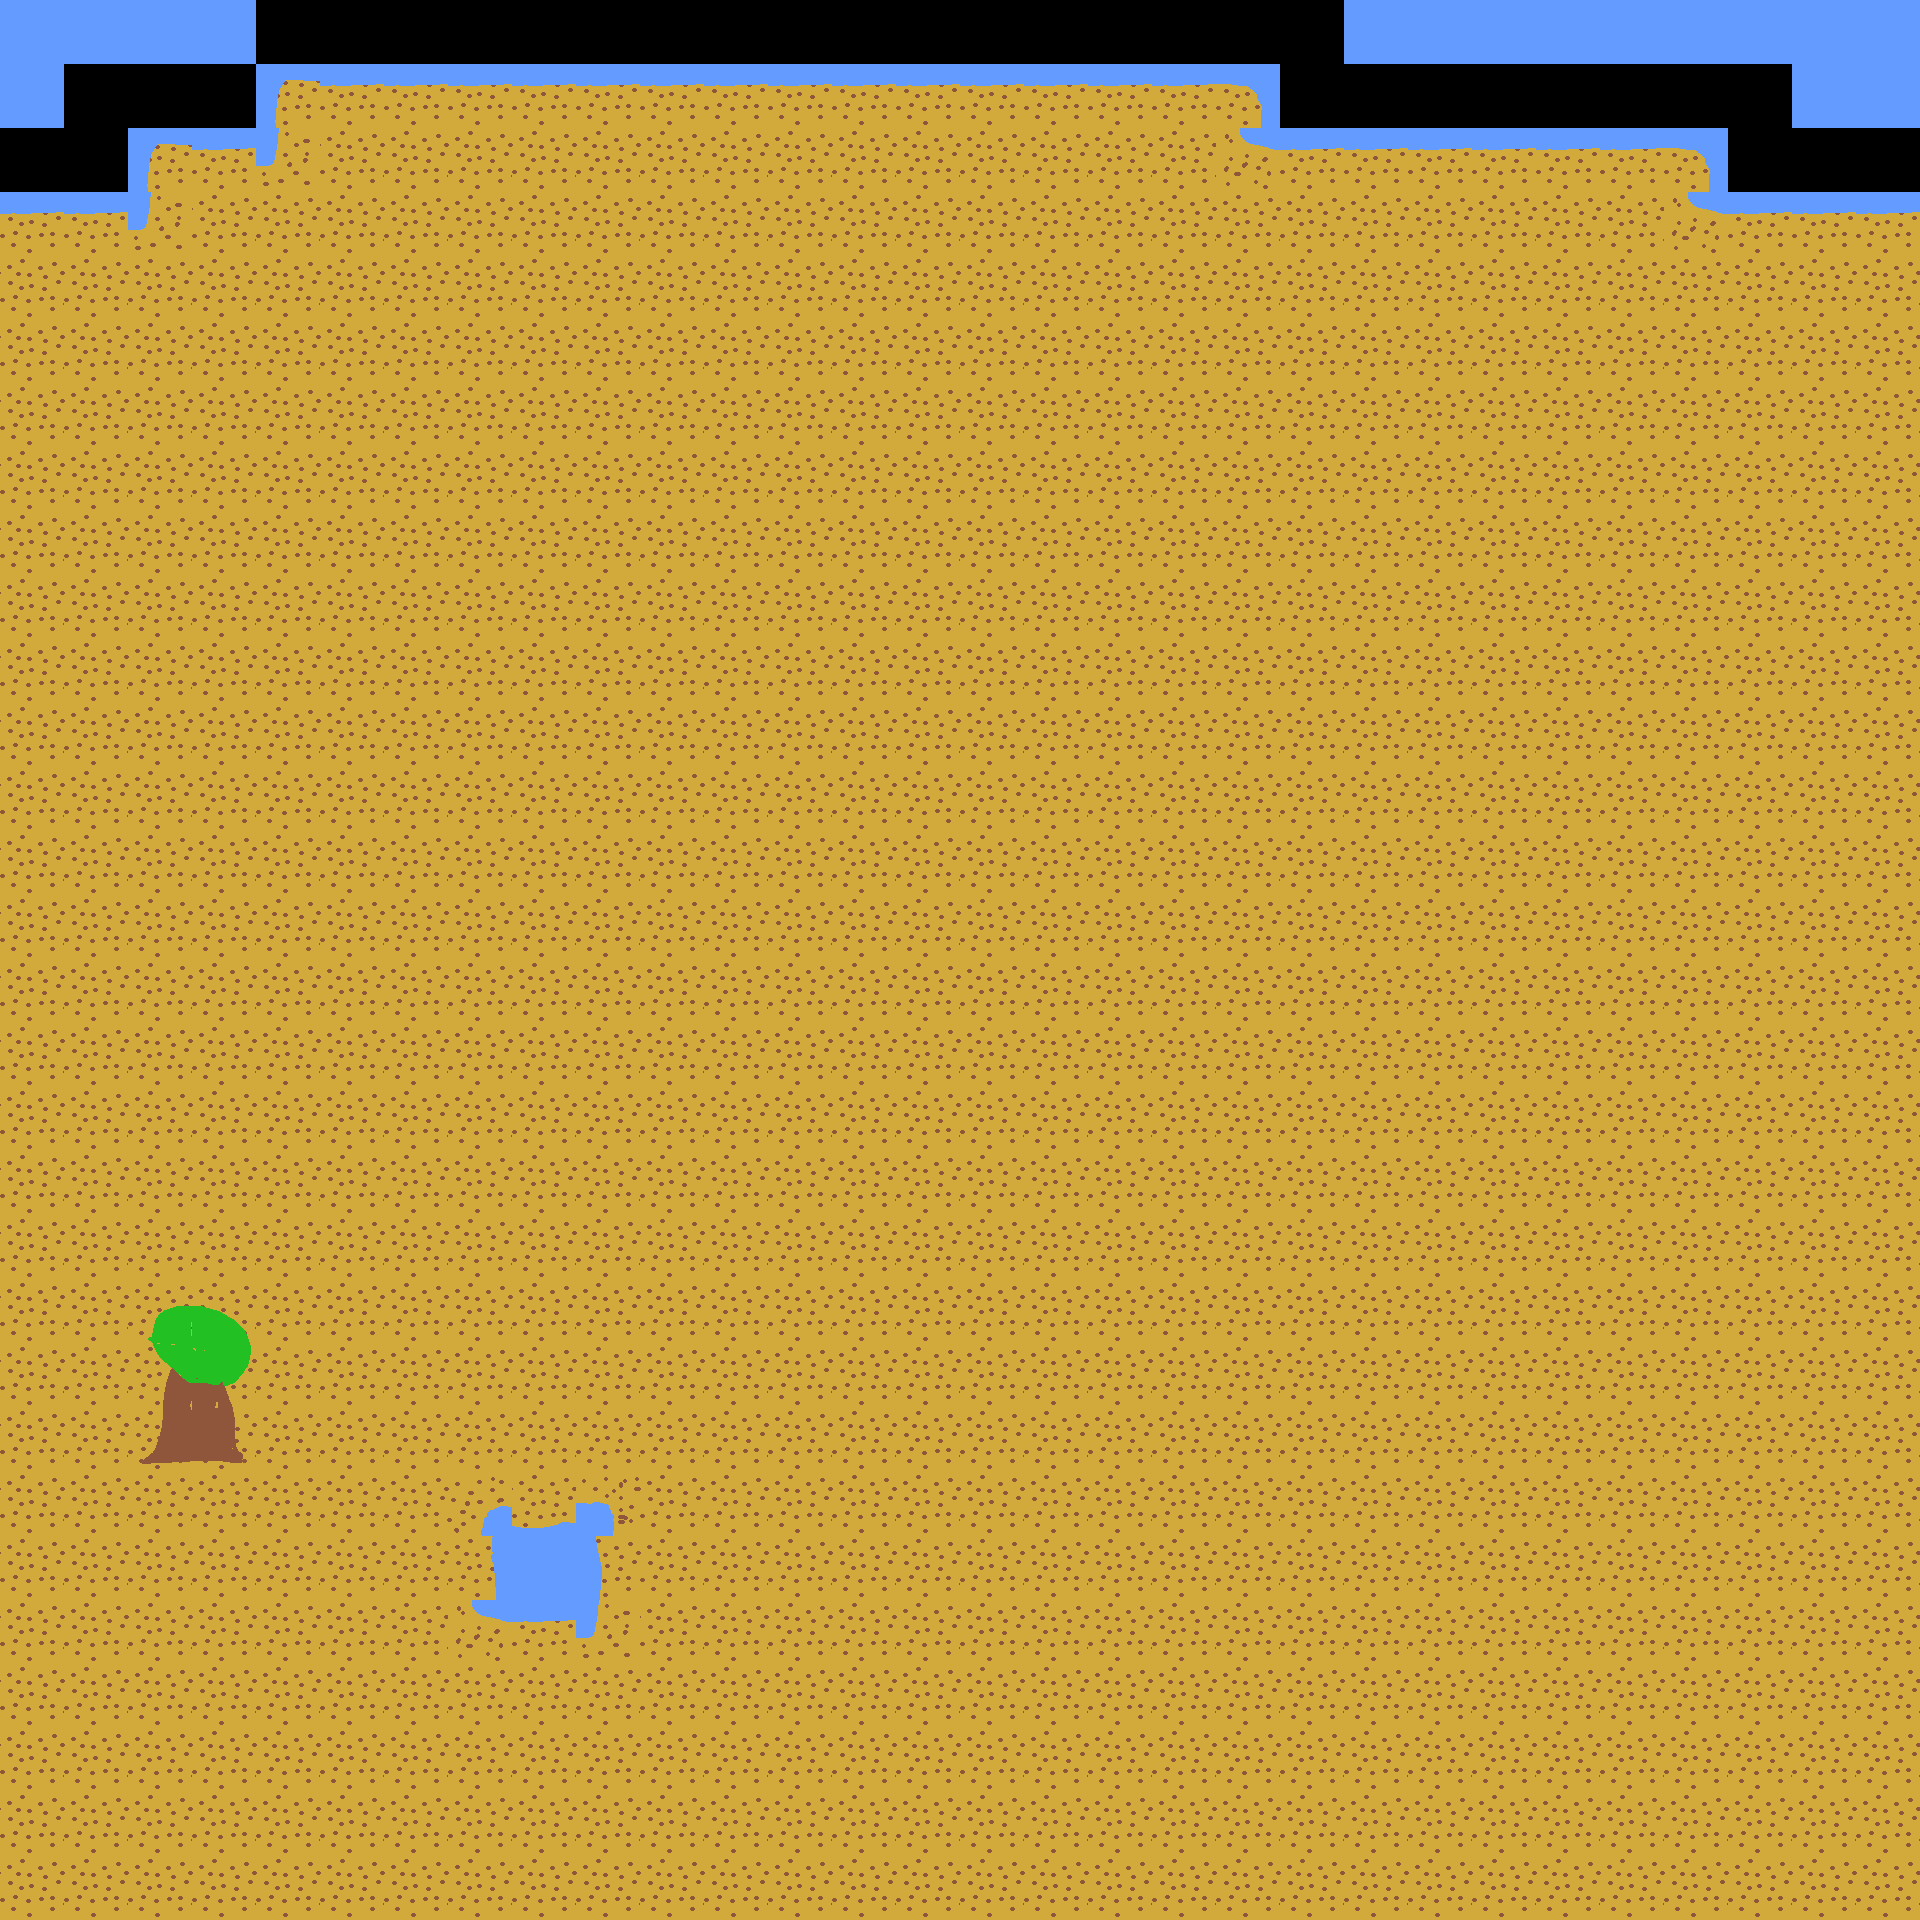

This is a level from a 2D game, rendered from its Tiled map with the project's own tilesets. A one-line summary and the map file follow, with tile-layer data summarised:
An orthogonal 30x30 tile map with 64x64 px tiles, 3 tile layers (ground, details, collision_tiles), 2 tilesets and 35 objects (11x rock, 10x grass, 7x column, 4x collision, 2x player, ...).

<map version="1.10" tiledversion="1.12.2" orientation="orthogonal" renderorder="right-down" width="30" height="30" tilewidth="64" tileheight="64" infinite="0" nextlayerid="7" nextobjectid="68">
 <editorsettings>
  <export target="../../assets/graphics/maps/testMap.csv" format="csv" />
 </editorsettings>
 <tileset firstgid="1" name="test-tiles" tilewidth="64" tileheight="64" tilecount="64" columns="8">
  <image source="../../graphics/tilesets/floor.png" width="512" height="512" />
 </tileset>
 <tileset firstgid="65" source="objects.tsx" />
 <layer id="1" name="ground" width="30" height="30">
  <data>[900 cells, 900 non-empty, 12 distinct tile ids]</data>
 </layer>
 <layer id="2" name="details" width="30" height="30">
  <data>[900 cells, 6 non-empty, 6 distinct tile ids]</data>
 </layer>
 <layer id="6" name="collision_tiles" width="30" height="30">
  <data>[900 cells, 34 non-empty, 2 distinct tile ids]</data>
 </layer>
 <objectgroup id="4" name="objects">
  <object id="24" name="rock1" type="rock" gid="67" x="896" y="1856" width="64" height="64" />
  <object id="25" name="rock1" type="rock" gid="67" x="1280" y="1792" width="64" height="64" />
  <object id="26" name="rock0" type="rock" gid="66" x="1408" y="1728" width="64" height="64" />
  <object id="27" name="rock0" type="rock" gid="66" x="960" y="1664" width="64" height="64" />
  <object id="28" name="rock0" type="rock" gid="66" x="1168" y="944" width="64" height="64" />
  <object id="29" name="rock0" type="rock" gid="66" x="384" y="704" width="64" height="64" />
  <object id="30" name="column" type="column" gid="68" x="400" y="960" width="64" height="128" />
  <object id="31" name="start" type="player" gid="69" x="964.667" y="828" width="52" height="56" />
  <object id="32" name="cave" type="player" gid="69" x="511.046" y="1505.72" width="52" height="56" />
  <object id="33" name="column" type="column" gid="68" x="464" y="384" width="64" height="128" />
  <object id="34" name="column" type="column" gid="68" x="272" y="256" width="64" height="128" />
  <object id="37" name="column" type="column" gid="68" x="496" y="1440" width="64" height="128" />
  <object id="38" name="column" type="column" gid="68" x="656" y="1632" width="64" height="128" />
  <object id="39" name="column" type="column" gid="68" x="336" y="1632" width="64" height="128" />
  <object id="40" name="column" type="column" gid="68" x="496" y="1824" width="64" height="128" />
  <object id="41" name="grass1" type="grass" gid="71" x="960" y="1344" width="64" height="64" />
  <object id="42" name="grass1" type="grass" gid="71" x="1024" y="1408" width="64" height="64" />
  <object id="43" name="grass0" type="grass" gid="70" x="1152" y="1408" width="64" height="64" />
  <object id="44" name="grass1" type="grass" gid="71" x="1024" y="1344" width="64" height="64" />
  <object id="45" name="grass0" type="grass" gid="70" x="1216" y="1408" width="64" height="64" />
  <object id="46" name="grass0" type="grass" gid="70" x="1280" y="1408" width="64" height="64" />
  <object id="47" name="grass0" type="grass" gid="70" x="768" y="1280" width="64" height="64" />
  <object id="48" name="grass1" type="grass" gid="71" x="1536" y="1472" width="64" height="64" />
  <object id="49" name="grass1" type="grass" gid="71" x="1536" y="1536" width="64" height="64" />
  <object id="50" name="grass1" type="grass" gid="71" x="1536" y="1408" width="64" height="64" />
  <object id="60" name="rock0" type="rock" gid="66" x="1472" y="1600" width="64" height="64" />
  <object id="61" name="rock1" type="rock" gid="67" x="1536" y="1600" width="64" height="64" />
  <object id="63" name="rock0" type="rock" gid="66" x="960" y="1472" width="64" height="64" />
  <object id="64" name="rock0" type="rock" gid="66" x="1088" y="1472" width="64" height="64" />
  <object id="65" name="rock0" type="rock" gid="66" x="1152" y="1472" width="64" height="64" />
 </objectgroup>
 <objectgroup id="5" name="collision_shapes" visible="0">
  <object id="15" name="collsion_box" type="collision" x="1920" y="2.66663" width="61.3333" height="1964" visible="0" />
  <object id="16" name="collision_box" type="collision" x="-38.6667" y="1921.34" width="2012" height="82.6667" visible="0" />
  <object id="17" name="collsion_box" type="collision" x="-90.6667" y="-219.333" width="90.6667" height="2290.67" visible="0" />
  <object id="18" name="collsion_box" type="collision" x="0.814878" y="-117.969" width="2069.33" height="118.667" visible="0" />
  <object id="9" name="cave" type="zone" x="481.818" y="1524.24" width="118.182" height="100" visible="0">
   <properties>
    <property name="shape" value="rectangle" />
   </properties>
  </object>
 </objectgroup>
</map>
